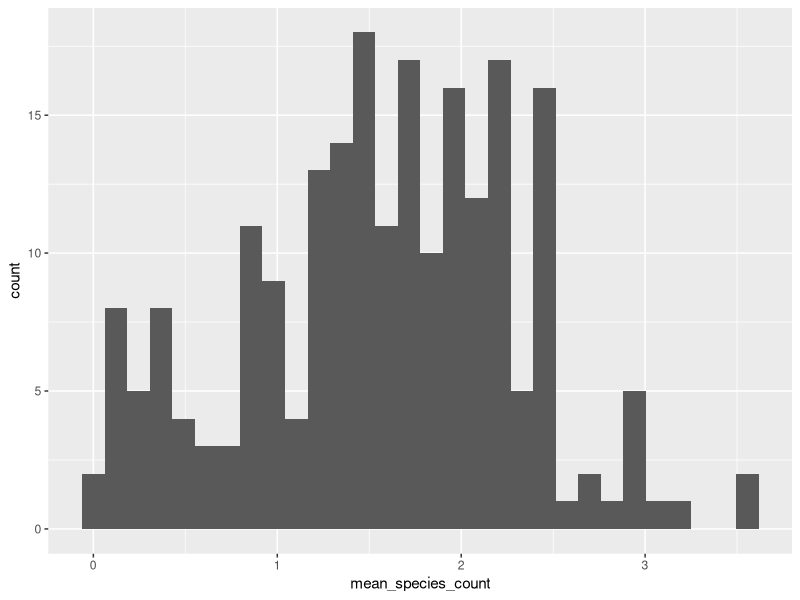
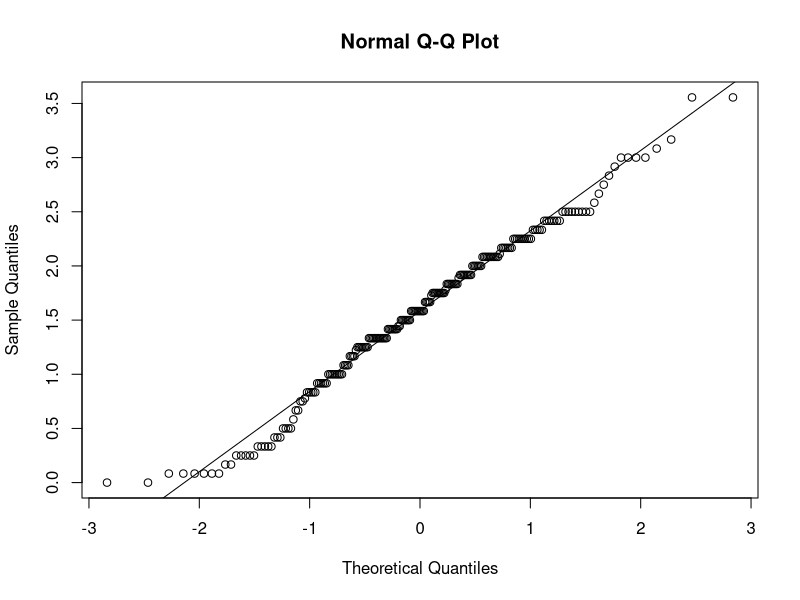
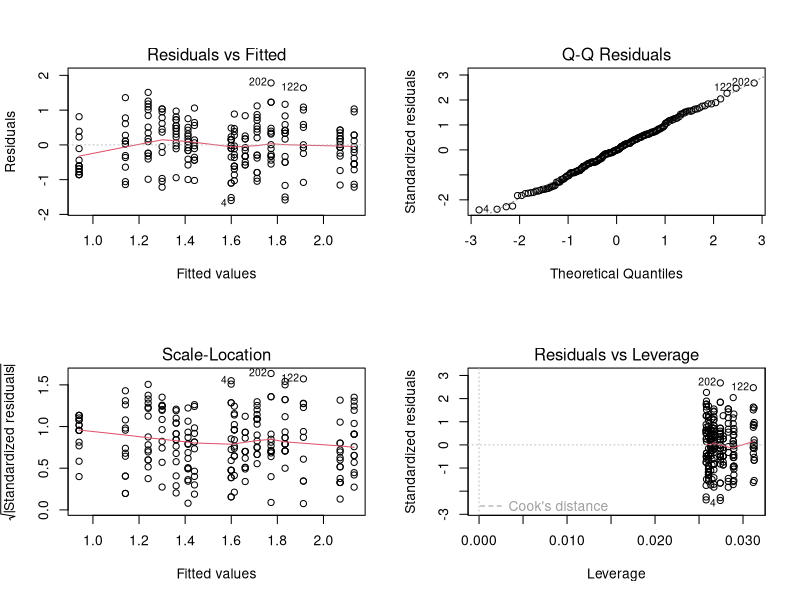
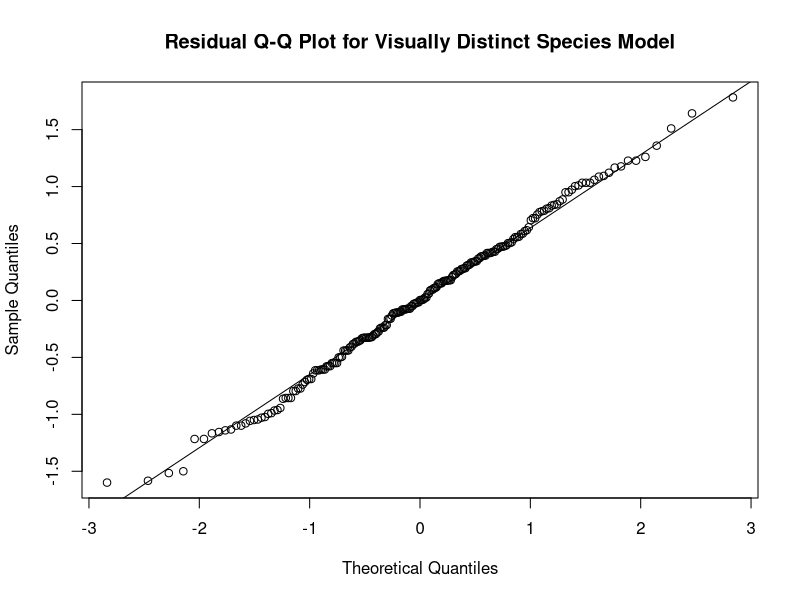
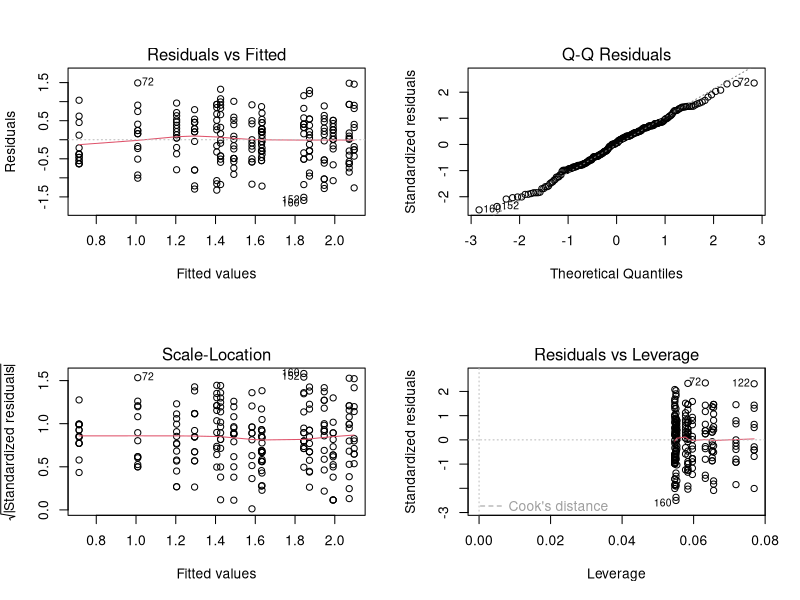
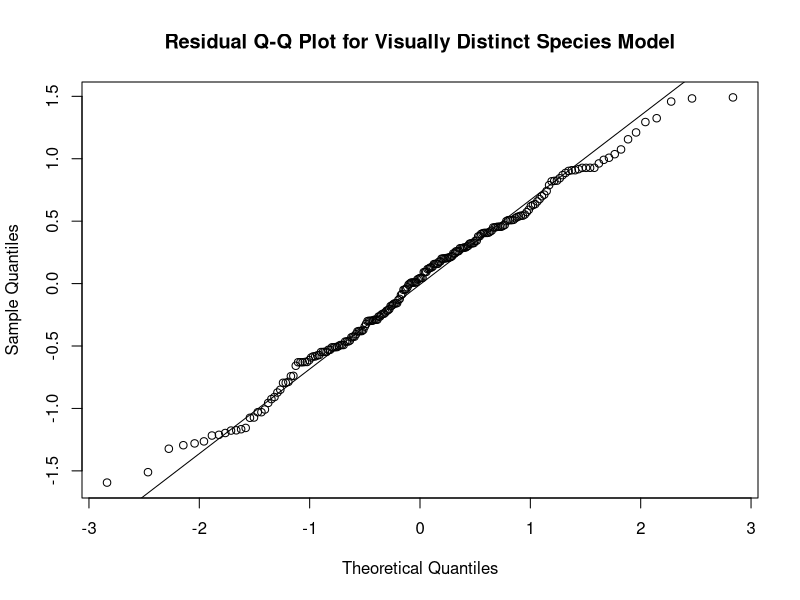
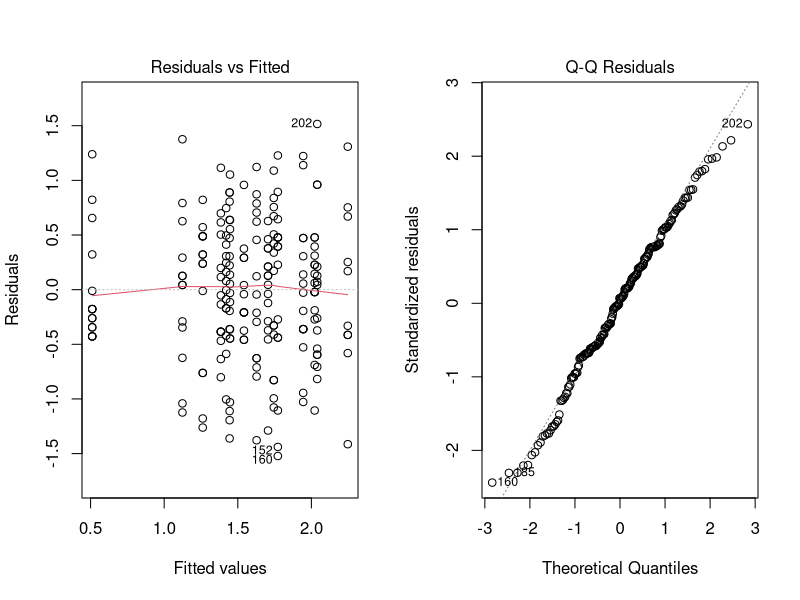
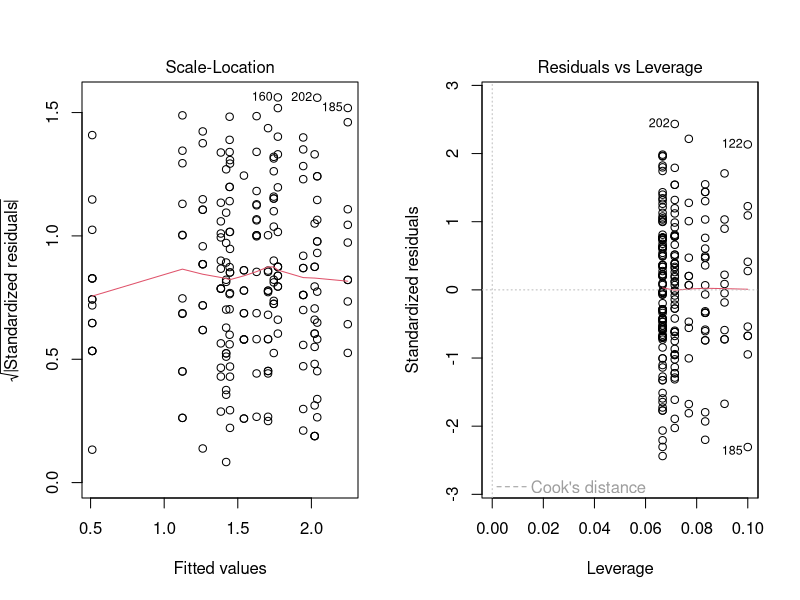

R code for these plots, in order:
library(tidyverse)
data <- read.csv("final_data.csv")
#Histogram - roughly normal
ggplot(data, aes(x=mean_species_count)) +
  geom_histogram()
qqnorm(data$mean_species_count)
qqline(data$mean_species_count)

#factors
data$neighbourhood_name <- as.factor(data$neighbourhood_name)
data$GENUS_NAME <- as.factor(data$GENUS_NAME)
data$Road <- as.factor(data$Road)

#Let's just do an additive fixed-effect anova - variables are Road, Genus_name, and neighbourhood_name
species_linear_model_add <- lm(mean_species_count~neighbourhood_name+GENUS_NAME+Road, data = data)
anova(species_linear_model_add)
summary(species_linear_model_add)

par(mfrow=c(2,2))
plot(species_linear_model_add)
par(mfrow=c(1,1))
qqnorm(residuals(species_linear_model_add), main = "Residual Q-Q Plot for Visually Distinct Species Model")
qqline(residuals(species_linear_model_add))
#let's do an interaction model - better model
species_linear_model_inter <- lm(mean_species_count~neighbourhood_name+GENUS_NAME+Road+Road:neighbourhood_name+Road:GENUS_NAME+neighbourhood_name:GENUS_NAME, data = data)
anova(species_linear_model_inter)
par(mfrow=c(2,2))
plot(species_linear_model_inter)
anova(species_linear_model_add, species_linear_model_inter)
par(mfrow=c(1,1))
qqnorm(residuals(species_linear_model_inter), main = "Residual Q-Q Plot for Visually Distinct Species Model")
qqline(residuals(species_linear_model_inter))
summary(species_linear_model_inter)
#Final model
species_lm_full_inter <- lm(mean_species_count~neighbourhood_name*GENUS_NAME*Road, data = data)
anova(species_lm_full_inter)
par(mfrow=c(1,2))
plot(species_lm_full_inter)
par(mfrow=c(1,1))
qqnorm(residuals(species_lm_full_inter), main = "Residual Q-Q Plot for Visually Distinct Species Model")
qqline(residuals(species_lm_full_inter))
summary(species_lm_full_inter)


## Plots
###### NEED TO UPDATE COLOURS
road_neighbourhood_plot <- ggplot(data, aes(x=Road, y=mean_species_count, fill = Road)) +
  stat_summary(fun = mean, geom = "bar") +
  stat_summary(fun.data = "mean_se", geom = "errorbar", width = 0.2) +
  facet_wrap(~NEIGHBOURHOOD_NAME) +
  labs(x="Road Type",
       y="Mean Species Count Per Quadrat",
       fill = "Road Traffic Level") +
  theme_bw() +
  theme(legend.position = c(0.2,0.85),
        legend.background = element_rect(colour = "black", fill = "white", size = 0.5))
road_neighbourhood_plot
ggsave("Figures/road_neighbourhood_diversity.jpg", road_neighbourhood_plot, width = 5.5,
       height = 5.5)

### Want a paired bar graph (road and genus)
road_genus_plot <- ggplot(data, aes(x=GENUS_NAME, y=mean_species_count, fill = Road)) +
  stat_summary(fun = mean, geom = "bar", position = "dodge") +
  stat_summary(fun.data = "mean_se", geom = "errorbar", position = position_dodge(width =0.9), width = 0.2) +
  labs(x="Tree Genus",
       y="Mean Species Count Per Quadrat",
       fill = "Road Traffic Level") +
  theme_bw()
road_genus_plot
ggsave("Figures/road_genus_diversity.jpg", road_genus_plot, width = 8,
       height = 5.5)

## Now i want to combine the two above plots
final_species_plot <- ggplot(data, aes(x=GENUS_NAME, y=mean_species_count, fill = Road)) +
  stat_summary(fun = mean, geom = "bar", position = "dodge") +
  stat_summary(fun.data = "mean_se", geom = "errorbar", 
               position = position_dodge(width =0.9), width = 0.2) +
  facet_wrap(~NEIGHBOURHOOD_NAME) +
  labs(x="Tree Genus",
       y="Mean Species Count Per Quadrat",
       fill = "Road Traffic Level") +
  theme_bw()
final_species_plot

#### Mean differences
data %>% 
  group_by(neighbourhood_name) %>% 
  summarize(mean = mean(mean_species_count, na.rm = TRUE))

####Inspect sample sizes
data %>% 
  filter(road_side != "removal") %>% 
  group_by(NEIGHBOURHOOD_NAME, GENUS_NAME, Road) %>% 
  summarize(count = n())
